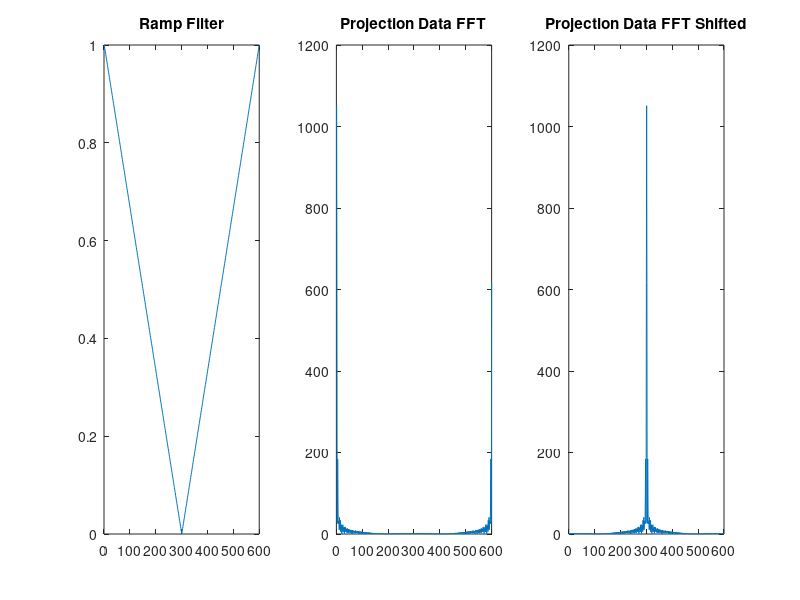
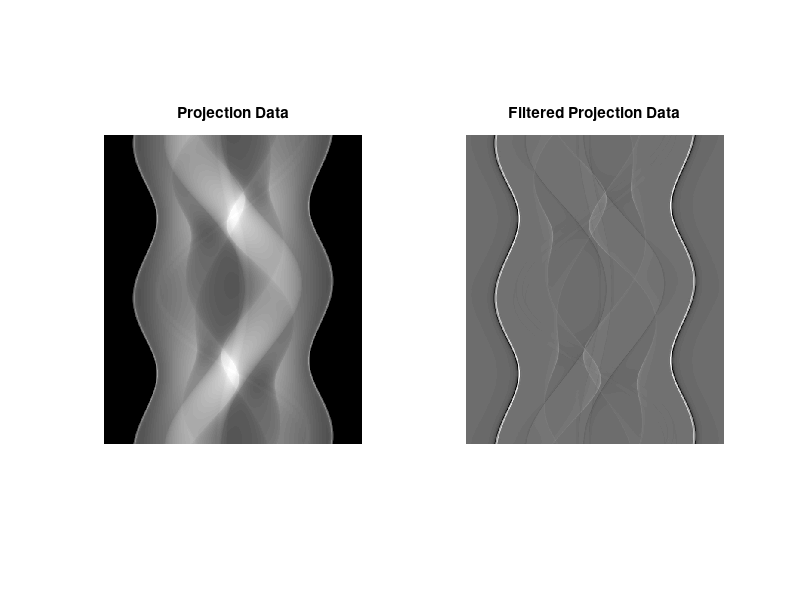

MATLAB code for these plots, in order:
clear;
load('Res_Proj_Equi_Dist_Original_Phantom');

%Recontruct 256x256 phantom
phantomLen = 256;

%Compute cosine pre-weighting factor
deltaU = DecLength/YL;
u = deltaU * (-YL/2+1:YL/2);
weight = sqrt((DistD*DistD) + (u.*u));
weight = DistD ./ weight;
weight = repmat(weight, [720,1]);

%Weight projection data
ProjDataWeighted = ProjData .* weight;

%Create ramp filer in frequency domain
rampFilter = abs(linspace(-1, 1, 600));
rampFilter = repmat(rampFilter, [720,1]);

%Filter the weighted data
ProjDataFft = fft(ProjDataWeighted,[],2);
ProjDataRamp = fftshift(ProjDataFft,2);

figure(1);
subplot(1,3,1);
plot(rampFilter(90,:));
title('Ramp Filter');
subplot(1,3,2);
plot(abs(ProjDataFft(180,:)));
title('Projection Data FFT');
subplot(1,3,3);
plot(abs(ProjDataRamp(180,:)));
title('Projection Data FFT Shifted');

ProjDataRamp = ProjDataRamp .* rampFilter;
ProjDataRamp = ifftshift(ProjDataRamp,2);
ProjDataRamp = real(ifft(ProjDataRamp .* rampFilter,[],2));
save('ProjDataRamp.mat', 'ProjDataRamp');

figure(2);
subplot(1,2,1);
imshow(ProjData, []);
title('Projection Data');
subplot(1,2,2);
imshow(ProjDataRamp, []);
title('Filtered Projection Data');